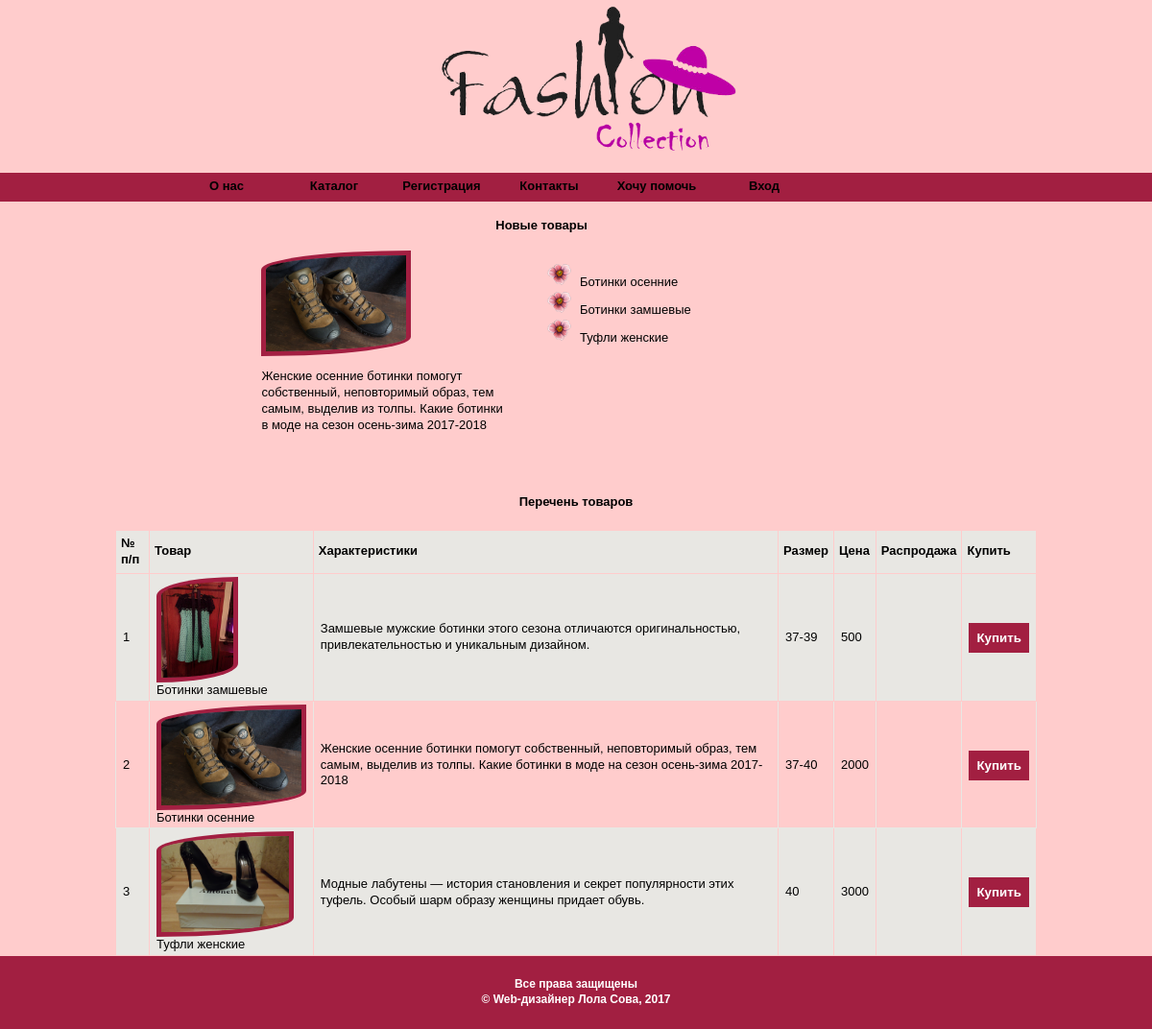
Page /index.php?view=viewprofilb on the committed database.
### tables this page shows
CREATE TABLE IF NOT EXISTS `product` (
  `id` int(11) NOT NULL AUTO_INCREMENT,
  `title` varchar(100) NOT NULL,
  `description` text NOT NULL,
  `image` varchar(20) NOT NULL,
  `date` datetime DEFAULT NULL,
  `cat` varchar(100) NOT NULL,
  `size` text NOT NULL,
  `kosht` float NOT NULL,
  `paspr` tinyint(1) NOT NULL,
  `present` tinyint(1) NOT NULL,
  PRIMARY KEY (`id`),
  UNIQUE KEY `id_2` (`id`),
  KEY `id` (`id`)
);

### layouts/shabl.php (called while the page is built)
<?php
include($_SERVER['DOCUMENT_ROOT'].'/superpuper/pages/'.$view.'.php');
?>

### index.php (called while the page is built, shortened)
<?php
require_once('bloks/header.php');
require('bloks/navmenu.php');
$view=empty($_GET['view'])?'first':$_GET['view'];
include($_SERVER['DOCUMENT_ROOT'].'/superpuper/layouts/shabl.php');
?>
<?php
require_once('bloks/footer.php');
?>

### pages/viewprofilb.php (the view, shortened to what this page needs)
<div class="prpfil">
	<div class="new">
	<h4 align="center">Новые товары</h4>
<?php
$link = mysql_connect('localhost', 'root', '');
$result=mysql_query("SELECT * FROM product ORDER BY date ASC LIMIT 1",$link);
if (mysql_num_rows($result)==1) {
	while($row=mysql_fetch_array($result)) {
	echo "<div class='newimg'>";
		echo "<img src='img_play/". $row['image']."'  class='pict' height='100px' >";
		echo "<p>".$row['description']."</p>";
		echo "</div>";
		echo "<div class='newtext'>";
	echo "<ul>";
  }
}
$result=mysql_query("SELECT * FROM product WHERE cat=2 ORDER BY date ASC LIMIT 5",$link);
if (mysql_num_rows($result)>1) {
	while($row=mysql_fetch_array($result))
	{
	echo"<li>". $row['title']."</li>";
	}
}
?></div>
		</div>
	</div>
<div class="prpfil1">
	<div class="allprofil">
		<table class="us" border=0>
		<caption><b>Перечень товаров</b></caption>
 		 <tr>
    	  <th>№ п/п</th>
    	  <th>Товар</th>
   		  <th>Характеристики</th>
    	  <th>Размер</th>
    	  <th>Цена</th>
		  <th>Распродажа</th>
		  <th>Купить</th>
   		 </tr>
<?php
$result=mysql_query("SELECT * FROM product WHERE cat=2 ORDER BY title ASC",$link);
if (mysql_num_rows($result)>1) { $i=1;
	while($row=mysql_fetch_array($result))
	{
		if ($i%2==0) echo"<tr>"; else echo"<tr class='alt'>";
        echo "<td>".$i."</td>";
        echo "<td><img src='img_play/".$row['image']."'  class='pict' height='100px'><br>".$row['title']."</td><td>".$row['description']."</td><td>".$row['size']."</td><td>".$row['kosht']."</td><td></td><td><button>Купить</button></td>";
        echo "</tr>";
		$i++;
	}
}
?>
        </table>
	</div>
</div>

### css/style.css (style rules this page uses)
html, body, div, a { margin: 0; padding: 0; border: 0; font-size: 100%; font: inherit; vertical-align: baseline; }
body { background:url('../img_play/bg.jpg'); font-size:13px; font-family: Arial, Helvetica, sans-serif; color: #000; line-height:1.3; }
ul { list-style-image: url('../img_play/book.png'); }
.prpfil { margin:0 20%; width: 60%; }
.prpfil1 { margin:0 10%; width: 80%; }
.new { width:90%; overflow:hidden; margin-bottom:50px; }
.newimg { float:left; max-height:300px; width:40%; margin-left:5%; }
.newtext { float:right; width:50%; }
.allprofil { width:100%; }
table.us { width: 100%; border-collapse: collapse; }
.us caption { margin-bottom:20px; }
.us td { padding: 3px 7px 2px 7px; border:1px solid #e8e7e3; }
th { text-align: left; padding: 5px; background-color: #e8e7e3; border:1px solid #FFCCCC; color: #000; }
.alt td { background-color: #e8e7e3; border:1px solid #FFCCCC; }
input[type="submit"], button { color:#fff; background:#A21F41; border: 1px solid #A21F41; font-weight: bold; padding: 7px 7px; margin:7px 0; }
.pict { border: 5px solid #A21F41; border-top-left-radius: 100% 20px; border-bottom-right-radius: 100% 20px; }

### rows in the picture
product: image (picture), description "Женские осенние ботинки помогут собственный, неповторимый образ, тем самым, выделив из толпы. Какие ботинки в моде на сезон осень-зима 2017-2018", title "Ботинки осенние", size "37-40", kosht "2000"
product: title "Ботинки замшевые", image (picture), description "Замшевые мужские ботинки этого сезона отличаются оригинальностью, привлекательностью и уникальным дизайном.", size "37-39", kosht "500"
product: title "Туфли женские", image (picture), description "Модные лабутены — история становления и секрет популярности этих туфель. Особый шарм образу женщины придает обувь.", size "40", kosht "3000"
